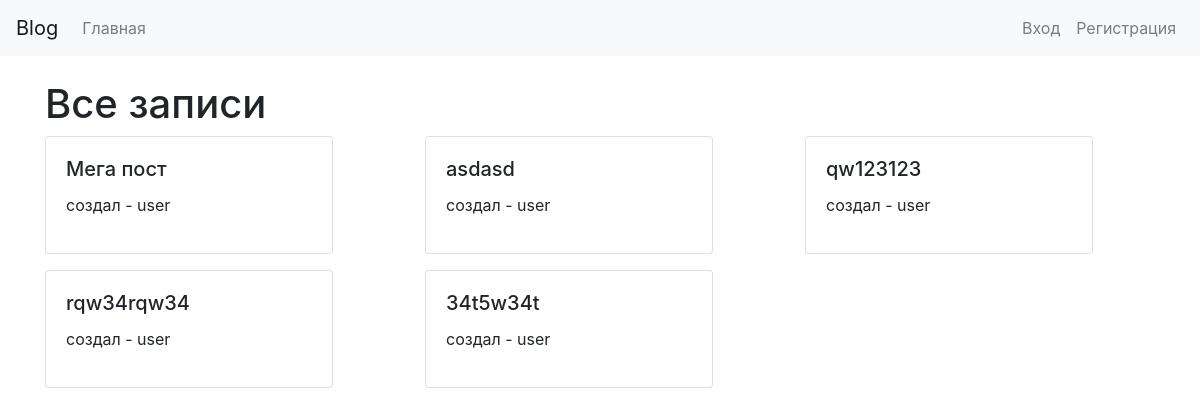
The page / on the database its author committed.
### blog/models.py (models this page shows, shortened)
class Post(models.Model):
    title = models.CharField(max_length=200)
    content = models.TextField()
    author = models.ForeignKey(User, on_delete=models.CASCADE, related_name='posts')
    created_at = models.DateTimeField(auto_now_add=True)

### blog/views.py (the view)
# urls.py: path('', views.home, name='home'),
def home(request):
    posts = Post.objects.all()
    return render(request, 'blog/home.html', {'posts': posts})

### blog/templates/blog/home.html (shortened to what this page needs)
{% extends 'base_generic.html' %}
{% block content %}
    <h1>Все записи</h1>
    <div class="row row-cols-1 row-cols-md-3 g-4">
        {% for post in posts %}
        <div class="col mb-3">
            <div class="card" style="width: 18rem;">
              <div class="card-body">
                <h5 class="card-title">{{ post.title }}</h5>
                <p class="card-text">создал - {{ post.author }}</p>
                <a href="{% url 'post_detail' post.pk %}" class="card-link"></a>
              </div>
            </div>
        </div>
        {% endfor %}
    </div>
{% endblock %}

### blog/templates/base_generic.html (shortened to what this page needs)
<!DOCTYPE html>
<html lang="en">
<head>
    <link rel="stylesheet" href="https://maxcdn.bootstrapcdn.com/bootstrap/4.5.2/css/bootstrap.min.css">
</head>
<body>
    <nav class="navbar navbar-expand-lg navbar-light bg-light">
        <a class="navbar-brand" href="{% url 'home' %}">Blog</a>
        <ul class="navbar-nav">
            <li class="nav-item"><a class="nav-link" href="{% url 'home' %}">Главная</a></li>
        </ul>
        <ul class="navbar-nav ml-auto">
            {% if user.is_authenticated %}
                <form method="post" action="{% url 'logout' %}">
                    {% csrf_token %}
                    <button type="submit" class="btn btn-link">Выйти</button>
                </form>
            {% else %}
                <li class="nav-item"><a class="nav-link" href="{% url 'login' %}">Вход</a></li>
                <li class="nav-item"><a class="nav-link" href="{% url 'signup' %}">Регистрация</a></li>
            {% endif %}
        </ul>
    </nav>
    <div class="container mt-4">
        {% block content %}
        {% endblock %}
    </div>
</body>
</html>

### blog/templates/blog/home.html (style rules this page uses)
.card { position: relative; }
.card-link { position: absolute; top: 0; left: 0; right: 0; bottom: 0; z-index: 1; }

### rows shown on the page
Post: title "Мега пост", author "user"
Post: title "asdasd", author "user"
Post: title "qw123123", author "user"
Post: title "rqw34rqw34", author "user"
Post: title "34t5w34t", author "user"
